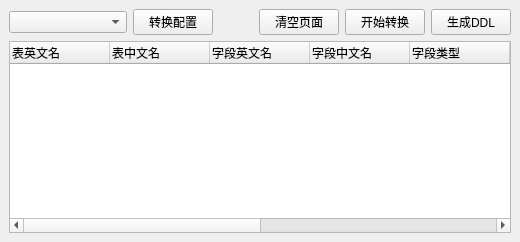
<?xml version="1.0" encoding="UTF-8"?>
<ui version="4.0">
 <class>MainWindow</class>
 <widget class="QMainWindow" name="MainWindow">
  <property name="windowTitle">
   <string>数据库表结构转换</string>
  </property>
  <widget class="QWidget" name="centralwidget">
   <layout class="QVBoxLayout" name="verticalLayout">
    <item>
     <layout class="QHBoxLayout" name="horizontalLayout">
      <item>
       <widget class="ComboBox" name="comboBox">
        <property name="currentIndex">
         <number>-1</number>
        </property>
        <property name="placeholderText">
         <string>--选择配置文件--</string>
        </property>
        <item>
         <property name="text">
          <string>配置1</string>
         </property>
        </item>
        <item>
         <property name="text">
          <string>配置2</string>
         </property>
        </item>
       </widget>
      </item>
      <item>
       <widget class="PushButton" name="pushButton">
        <property name="text">
         <string>转换配置</string>
        </property>
       </widget>
      </item>
      <item>
       <spacer name="horizontalSpacer">
        <property name="orientation">
         <enum>Qt::Horizontal</enum>
        </property>
        <property name="sizeHint" stdset="0">
         <size>
          <width>40</width>
          <height>20</height>
         </size>
        </property>
       </spacer>
      </item>
      <item>
       <widget class="PushButton" name="pushButton_2">
        <property name="text">
         <string>清空页面</string>
        </property>
       </widget>
      </item>
      <item>
       <widget class="PushButton" name="pushButton_3">
        <property name="text">
         <string>开始转换</string>
        </property>
       </widget>
      </item>
      <item>
       <widget class="PushButton" name="pushButton_4">
        <property name="text">
         <string>生成DDL</string>
        </property>
       </widget>
      </item>
     </layout>
    </item>
    <item>
     <widget class="TableWidget" name="tableWidget">
      <column>
       <property name="text">
        <string>表英文名</string>
       </property>
       <property name="textAlignment">
        <set>AlignLeading|AlignVCenter</set>
       </property>
      </column>
      <column>
       <property name="text">
        <string>表中文名</string>
       </property>
       <property name="textAlignment">
        <set>AlignLeading|AlignVCenter</set>
       </property>
      </column>
      <column>
       <property name="text">
        <string>字段英文名</string>
       </property>
       <property name="textAlignment">
        <set>AlignLeading|AlignVCenter</set>
       </property>
      </column>
      <column>
       <property name="text">
        <string>字段中文名</string>
       </property>
       <property name="textAlignment">
        <set>AlignLeading|AlignVCenter</set>
       </property>
      </column>
      <column>
       <property name="text">
        <string>字段类型</string>
       </property>
       <property name="textAlignment">
        <set>AlignLeading|AlignVCenter</set>
       </property>
      </column>
      <column>
       <property name="text">
        <string>长度</string>
       </property>
       <property name="textAlignment">
        <set>AlignLeading|AlignVCenter</set>
       </property>
      </column>
      <column>
       <property name="text">
        <string>精度</string>
       </property>
       <property name="textAlignment">
        <set>AlignLeading|AlignVCenter</set>
       </property>
      </column>
      <column>
       <property name="text">
        <string>转换后类型</string>
       </property>
       <property name="textAlignment">
        <set>AlignLeading|AlignVCenter</set>
       </property>
      </column>
      <column>
       <property name="text">
        <string>转换后长度</string>
       </property>
       <property name="textAlignment">
        <set>AlignLeading|AlignVCenter</set>
       </property>
      </column>
      <column>
       <property name="text">
        <string>转换后精度</string>
       </property>
       <property name="textAlignment">
        <set>AlignLeading|AlignVCenter</set>
       </property>
      </column>
     </widget>
    </item>
   </layout>
  </widget>
 </widget>
 <customwidgets>
  <customwidget>
   <class>PushButton</class>
   <extends>QPushButton</extends>
   <header location="global">qfluentwidgets</header>
  </customwidget>
  <customwidget>
   <class>TableWidget</class>
   <extends>QTableWidget</extends>
   <header location="global">MyWidget.TableWidget</header>
  </customwidget>
  <customwidget>
   <class>ComboBox</class>
   <extends>QComboBox</extends>
   <header location="global">qfluentwidgets</header>
  </customwidget>
 </customwidgets>
 <resources/>
 <connections/>
</ui>
